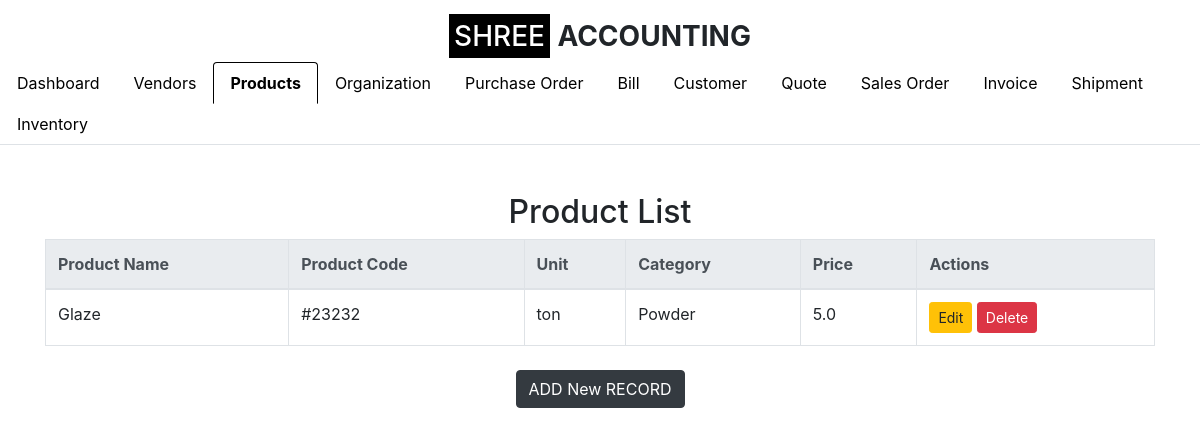
Page /product_list (signed in) on the committed database.
### app.py (models this page shows)
class Product(db.Model):
    id = db.Column(db.Integer, primary_key=True)
    product_name = db.Column(db.String(100), nullable=False)
    description = db.Column(db.String(255), nullable=True)
    product_code = db.Column(db.String(50), nullable=False, unique=True)
    sku = db.Column(db.String(50), nullable=True)  # Include SKU
    unit = db.Column(db.String(20), nullable=False)
    category = db.Column(db.String(50), nullable=False)  # e.g., Consumable, Trading, etc.
    product_type = db.Column(db.String(50), nullable=False)  # e.g., Finished Product, Service, Raw Material
    brand = db.Column(db.String(50), nullable=True)
    unit_price = db.Column(db.Float, nullable=False)
    cost_price = db.Column(db.Float, nullable=True)
    quantity_in_stock = db.Column(db.Integer, nullable=False, default=0)
    reorder_level = db.Column(db.Integer, nullable=True, default=10)
    gst_rate = db.Column(db.Float, nullable=True)
    hsn_code = db.Column(db.String(20), nullable=True)
    supplier = db.Column(db.String(100), nullable=True)
    status = db.Column(db.String(20), nullable=False, default='Active')
    created_at = db.Column(db.DateTime, default=datetime.utcnow)
    updated_at = db.Column(db.DateTime, default=datetime.utcnow, onupdate=datetime.utcnow)
    organization_id = db.Column(db.Integer, db.ForeignKey('setup_organization.id'), nullable=False)
    organization = db.relationship('SetupOrganization', backref=db.backref('products', lazy=True))

### app.py (the view)
    def wrap(*args, **kwargs):
        if 'logged_in' in session:
            return f(*args, **kwargs)
        else:
            flash('Please log in first.', 'warning')
            return redirect(url_for('login'))

### app.py (called while the page is built)
def login_required(f):
    def wrap(*args, **kwargs):
        if 'logged_in' in session:
            return f(*args, **kwargs)
        else:
            flash('Please log in first.', 'warning')
            return redirect(url_for('login'))
    wrap.__name__ = f.__name__
    return wrap

@app.route('/product_list')
@login_required
def product_list():
    organization_id = session.get('organization_id')
    if not organization_id:
        flash('Organization not found. Please log in again.', 'danger')
        return redirect(url_for('login'))
    products = Product.query.filter_by(organization_id=organization_id).all()
    return render_template('product_list.html', products=products, show_logo=True, active_tab='product')

### templates/product_list.html (shortened to what this page needs)
{% extends "base.html" %}
{% block content %}
<h2 class="text-center mt-5">Product List</h2>
<table class="table table-bordered">
    <thead class="thead-light">
        <tr>
            <th>Product Name</th>
            <th>Product Code</th>
            <th>Unit</th>
            <th>Category</th>
            <th>Price</th>
            <th>Actions</th>
        </tr>
    </thead>
    <tbody>
        {% for product in products %}
        <tr>
            <td>{{ product.product_name }}</td>
            <td>{{ product.product_code }}</td>
            <td>{{ product.unit }}</td>
            <td>{{ product.category }}</td>
            <td>{{ product.unit_price }}</td>
            <td>
                <a href="{{ url_for('edit_product', product_id=product.id) }}" class="btn btn-warning btn-sm">Edit</a>
                <form action="{{ url_for('delete_product', product_id=product.id) }}" method="POST" style="display:inline-block;">
                    <button type="submit" class="btn btn-danger btn-sm" onclick="return confirm('Are you sure you want to delete this product?')">Delete</button>
                </form>
            </td>
        </tr>
        {% endfor %}
    </tbody>
</table>
<div class="text-center mt-4">
    <a href="{{ url_for('add_product') }}" class="btn btn-dark">ADD New RECORD</a>
</div>
{% endblock %}

### rows in the picture
Product: product_name "Glaze", product_code "#23232", unit "ton", category "Powder", unit_price "5.0"
